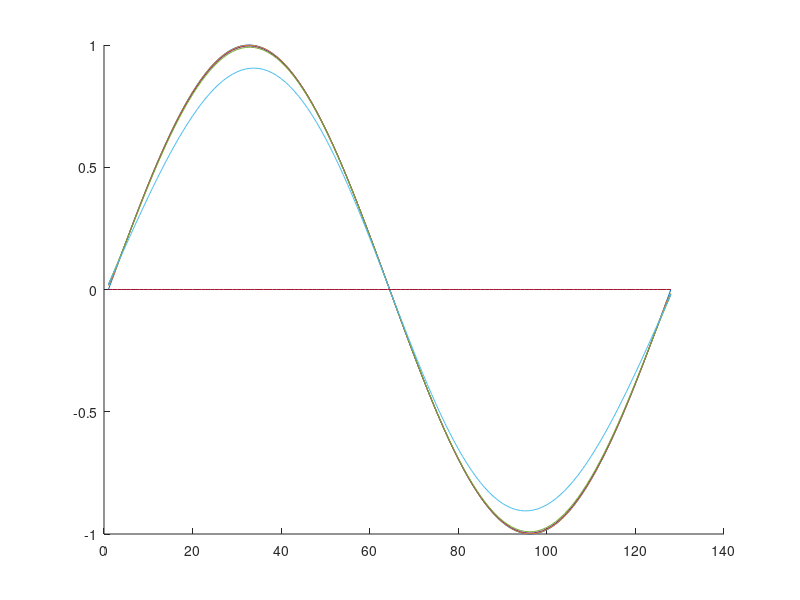
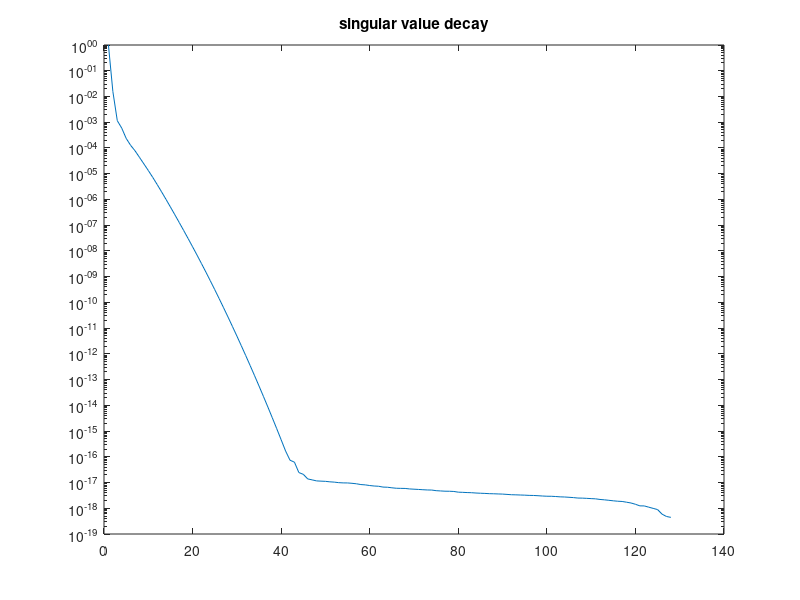
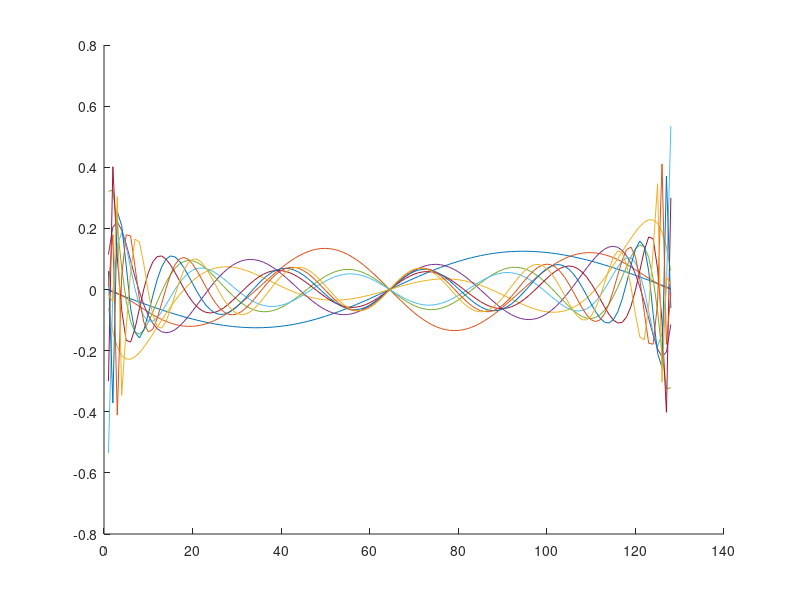

MATLAB code for these plots, in order: (Note: this script raises an error after producing the figures.)
clear all;
close all;

rng(1); % for reproducibility

addpath('source/');

N = 128;

%% Burgers' model based on https://epubs.siam.org/doi/epdf/10.1137/19M1292448

Omega = [-1 1];
xs = linspace(Omega(1),Omega(2),N);
dx = (Omega(2)-Omega(1))/N;

dt = 1e-4;
t_end = 1;
nt = t_end/dt;

is = [1 2];
I = speye(N);

%% skew-symmetric convection operator for Burger's equation as described in
% https://www.sciencedirect.com/science/article/pii/S0021999124002523
index = @(x) mod(x-1,N)+1;
kron_ind = @(i,j) i+(j-1)*N;

C = zeros(N,N^2);
for i = 1:N
    C(i,kron_ind(index(i-1),index(i-1))) = 1; % u_{i-1}^2
    C(i,kron_ind(index(i+1),index(i+1))) = -1; % u_{i+1}^2
    C(i,kron_ind(index(i-1),i)) = 1; % u_i u_{i-1}
    C(i,kron_ind(index(i+1),i)) = -1; % u_i u_{i+1}
end

C = C/(3*dx);

F2 = @(x1,x2) C*kron(x1,x2);

%% negative semi-definite diffusion operator
D = -2*diag(ones(N,1)) + diag(ones(N-1,1),1) + diag(ones(N-1,1),-1);
D(N,1) = 1;
D(1,N) = 1;
D = D/dx^2;
% mu = 0.1;
mu = 1;

F1 = @(x) mu*D*x;

%% 
F1X = @(X) F1(X(:,1));         % same as F1 but with consistent notation
F2X = @(X) F2(X(:,1),X(:,2));  % enable storing variables in one matrix

Nu = 0; % input signal dimension


f = @(x,u) F1(x) + F2(x,x);


%% generate ROM basis construction data
X_b = zeros(N,nt+1);
U_b = zeros(Nu,nt+1); 
% X0s = 10*[-sin(pi/2*xs)' sin(3*pi/2*xs)']; % -> make intial condition satisfy BC
% x0 = -sin(pi/2*xs)' ; % -> make intial condition satisfy BC
x0 = -sin(pi*xs)' ; % -> make intial condition satisfy periodic BC

t = 0;
x = x0;
u = U_b(:,1);

X_b(:,1) = x0;
% U_b(:,1) = u;

for i=1:nt
    x = x + dt*f(x,u);
    t = t + dt;
    u = U_b(:,i);

    X_b(:,i+1) = x;
    % U_b(:,i+1) = u;
end

%% state plots
figure; hold on
plot(X_b(:,1))
plot(X_b(:,2))
plot(X_b(:,3))
plot(X_b(:,5))
plot(X_b(:,10))
plot(X_b(:,100))
plot(X_b(:,end))

%% construct ROM basis via POD
[V,S,~] = svd(X_b,'econ');
n = 10;
% n = 0;
Vn = V(:,1:n);

%% singular value decay
figure
semilogy(diag(S)/S(1,1))
title("singular value decay")

%% plot POD modes
figure; hold on
for i = 1:n
% for i = n:n
    plot(Vn(:,i))
end

%% construct intrusive operators
tA1 = precompute_rom_operator(F1X,Vn,1);

Jn2 = power2kron(n,2);
tA2 = precompute_rom_operator(F2X,Vn,2)*Jn2;

% tA2_2= Vn'*C*kron(Vn,Vn)*Jn2;
% norm(tA2-tA2_2)

%% generate rank-sufficient snapshot data
tX0_pure = rank_suff_basis(n,is);
U0_pure = [];
XU = blkdiag(U0_pure,tX0_pure);
tX0 = XU(Nu+1:end,:);
U0 = XU(1:Nu,:);

% tX0 = rank_suff_basis(n,is);
% U0 = [];

nf = size(tX0,2);
tX1 = zeros(n,nf);

%% plot initial conditions

figure
hold on
for i = 1:nf
    plot(Vn*tX0(:,i))
end

%%

% compute time step estimate (3.10)
dt1 = dt_estimate(X_b,U_b,Vn(:,1),dt,is);

for i = 1:nf
    tX1(:,i) = Vn'*single_step(Vn*tX0(:,i),U0(:,i),dt1,f);
end

dot_tX = (tX1-tX0)/dt1;

% tX0 = int32(full(tX0));
% U0 = int32(full(U0));

%%
ns = 1:n;
nn = numel(ns);

B_errors = zeros(nn,1);
A1_errors = zeros(nn,1);
A2_errors = zeros(nn,1);

O_errors = zeros(nn,1);
condsD = zeros(nn,1);

n_is__ = n_is(n,is);

h_energy_error = zeros(nn,1);
t_energy_error = zeros(nn,1);

h_symmetry_error = zeros(nn,1);
t_symmetry_error = zeros(nn,1);

h_ROM_state_error = zeros(nn,1);
t_ROM_state_error = zeros(nn,1);

for j = 1:nn
    n_ = ns(j);
    n_is_ = n_is(n_,is);
    nf_ = sum(n_is_)+Nu;

    ks = [1:Nu+n_is_(1), Nu+n_is__(1)+1:Nu+n_is__(1)+n_is_(2)];

    tX0_ = tX0(1:n_,ks);
    dot_tX_ = dot_tX(1:n_,ks);
    U0_ = U0(:,ks);

    [O,A_inds,B_inds,condD] = opinf(dot_tX_,tX0_,U0_,is,true);
    hA1_ = O(:,A_inds(1,1):A_inds(1,2));
    hA2_ = O(:,A_inds(2,1):A_inds(2,2));
    hB_ = O(:,B_inds(1,1):B_inds(1,2));

    % tB_ = tB(1:n_,:);
    tA1_ = tA1(1:n_,1:n_is_(1));
    tA2_ = tA2(1:n_,1:n_is_(2));

    tO_ = [tA1_ tA2_];
    O_errors(j) = norm(O-tO_,"fro")/norm(tO_,"fro");

    condsD(j) = condD;


    %% compute energy-preserving constraint violation
    % eq. (19) in https://arxiv.org/pdf/2401.02889
    Jn_3 = power2kron(n_,3);
    In_2 = kron2power(n_,2);
    h_conv = hA2_*In_2;
    h_energy_error(j) = sum(abs(Jn_3'*h_conv(:)));
    % h_energy_error(j) = norm((Jn_3'*h_conv(:)));
    t_conv = tA2_*In_2;
    t_energy_error(j) = sum(abs(Jn_3'*t_conv(:)));
    % t_energy_error(j) = norm((Jn_3'*t_conv(:)));

    %% compute symmetry violation
    h_symmetry_error(j) = norm(hA1_ - hA1_')/norm(hA1_);
    t_symmetry_error(j) = norm(tA1_ - tA1_')/norm(tA1_);

    %% plot eigenvalues of diffusion matrix
    figure(316311)
    hold on
    semilogy(n_*ones(n_,1),-eig(tA1_),'bo', "DisplayName","intrusive", "MarkerSize",10)
    semilogy(n_*ones(n_,1),-eig(hA1_),'rx', "DisplayName","exactOpInf", "MarkerSize",10)
    ylabel("negated eigenvalues","Interpreter","latex", "FontSize",15)
    xlabel("ROM dimension","Interpreter","latex", "FontSize",15)
    set(gca, 'YScale', 'log')
    % legend("show")
    ylim([4 2e4])
    grid on
    box on
    legend("intrusive","exactOpInf","Location","northwest","Interpreter","latex", "FontSize",12)

    %% compute avg ROM state error
    Vn_ = Vn(:,1:n_);
    tf = @(tx,u) tA1_*tx + tA2_*uniquepower(tx,2);
    hf = @(hx,u) hA1_*hx + hA2_*uniquepower(hx,2);

    tX_b = zeros(n_,nt+1);
    hX_b = zeros(n_,nt+1);
    % U_b = zeros(Nu,nt+1); 
    t = 0;
    tx = Vn_'*x0;
    hx = Vn_'*x0;
    % u = U_b(:,1);

    tX_b(:,1) = tx;
    hX_b(:,1) = hx;
    % U_b(:,1) = u;

    for i=1:nt
        tx = single_step(tx,[],dt,tf);
        hx = single_step(hx,[],dt,hf);

        t = t + dt;
        % u = U_b(:,i);

        tX_b(:,i+1) = tx;
        hX_b(:,i+1) = hx;
        % U_b(:,i+1) = u;
    end
    
    t_ROM_state_error(j) = norm(Vn_*tX_b - X_b,"fro")/norm(X_b,"fro");
    h_ROM_state_error(j) = norm(Vn_*hX_b - X_b,"fro")/norm(X_b,"fro");
end

savefig("figures/eig_vals.fig")
exportgraphics(gcf,"figures/eig_vals.pdf")

% figure
% hold on
% semilogy(ns,O_errors,'x-', 'LineWidth', 2,'DisplayName',"exactOpInf")
% ylabel("operator error")
% xlabel("ROM dimension")
% set(gca, 'YScale', 'log')
% grid on
% legend("show")


figure
hold on
semilogy(ns,h_energy_error,'x-', 'LineWidth', 2,'DisplayName',"exactOpInf", "MarkerSize",10)
semilogy(ns,t_energy_error,'+:', 'LineWidth', 2,'DisplayName',"intrusive", "MarkerSize",10)
ylabel("energy-preserving constraint violation","Interpreter","latex", "FontSize",15)
xlabel("ROM dimension","Interpreter","latex", "FontSize",15)
set(gca, 'YScale', 'log')
grid on
legend("show","Interpreter","latex", "FontSize",12)
legend("Location","northwest")
box on

savefig("figures/energy_violation.fig")
exportgraphics(gcf,"figures/energy_violation.pdf")

figure
hold on
semilogy(ns,h_symmetry_error,'x-', 'LineWidth', 2,'DisplayName',"exactOpInf", "MarkerSize",10)
semilogy(ns,t_symmetry_error,'+:', 'LineWidth', 2,'DisplayName',"intrusive", "MarkerSize",10)
ylabel("diffusion matrix symmetry violation","Interpreter","latex", "FontSize",15)
xlabel("ROM dimension","Interpreter","latex", "FontSize",15)
set(gca, 'YScale', 'log')
grid on
legend("show","Interpreter","latex", "FontSize",12)
legend("Location","northwest")
ylim([1e-17 1e-15])
box on

savefig("figures/symmetry_violation.fig")
exportgraphics(gcf,"figures/symmetry_violation.pdf")

figure
hold on
semilogy(ns,h_ROM_state_error,'x-', 'LineWidth', 2,'DisplayName',"exactOpInf", "MarkerSize",10)
semilogy(ns,t_ROM_state_error,'+:', 'LineWidth', 2,'DisplayName',"intrusive", "MarkerSize",10)
ylabel("relative average ROM state error","Interpreter","latex", "FontSize",15)
xlabel("ROM dimension","Interpreter","latex", "FontSize",15)
set(gca, 'YScale', 'log')
grid on
legend("show","Interpreter","latex", "FontSize",12)
legend("Location","northeast")
% ylim([1e-17 1e-15])
box on

savefig("figures/rom_state_error_burgers.fig")
exportgraphics(gcf,"figures/rom_state_error_burgers.pdf")


%% visualize singular values
% figure; semilogy(diag(S),'o-')
% hold on

save("data/data_burgers","O_errors","condsD");


%% FOM solver running for one time step
function x_1 = single_step(x_0,u_0,dt,f)
    x_1 = x_0 + dt*f(x_0,u_0);
end
